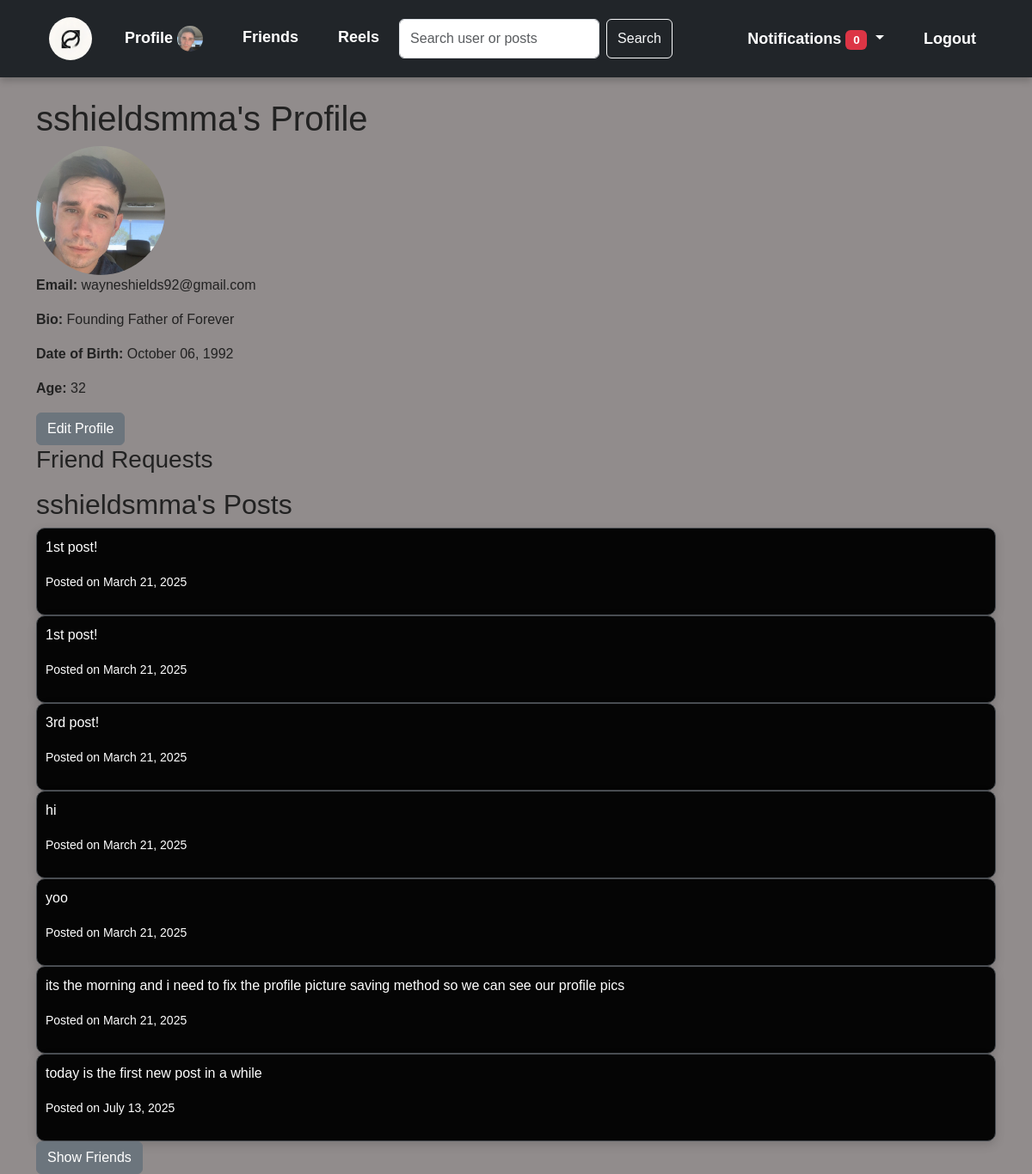
Screenshot of /profile/1 (signed in) with the database file from the repository.
### app/models.py (models this page shows, shortened)
class User(db.Model, UserMixin):
    id = db.Column(db.Integer, primary_key=True)
    email = db.Column(db.String(120), unique=True, nullable=False)
    first_name = db.Column(db.String(120), nullable=False)
    last_name = db.Column(db.String(120), nullable=False)
    username = db.Column(db.String(120), nullable=False)
    password = db.Column(db.String(255), nullable=False)
    date_of_birth = db.Column(db.Date, nullable=False)
    bio = db.Column(db.Text, nullable=True, default="Hi")
    profile_picture = db.Column(db.String(255), default='/static/default_profile.png')
    friends = db.relationship(
        'User',
        secondary=friends_table,
        primaryjoin=(friends_table.c.user_id == id),
        secondaryjoin=(friends_table.c.friend_id == id),
        backref=db.backref('friend_list', lazy='dynamic'),
        lazy='dynamic'
    )
    def age(self):
        today = datetime.today()
        return today.year - self.date_of_birth.year - ((today.month, today.day) < (self.date_of_birth.month, self.date_of_birth.day))

class Post(db.Model):
    id = db.Column(db.Integer, primary_key=True)
    title = db.Column(db.String(100), nullable=True)
    content = db.Column(db.Text, nullable=False)
    date_posted = db.Column(db.DateTime, default=datetime.utcnow)
    user_id = db.Column(db.Integer, db.ForeignKey('user.id'), nullable=False)
    likes = db.Column(db.Integer, default=0, nullable=False)
    comments = db.Column(db.Text, nullable=True)
    views = db.Column(db.Integer, default=0)
    comments = db.relationship('Comment', backref='post', lazy=True)
    user = db.relationship('User', backref='posts', lazy=True)

### app/routes/users.py (the view)
@users.route('/profile/<int:user_id>')
@login_required
def profile(user_id):
    user = User.query.get_or_404(user_id)
    return render_template('profile.html', user=user)

### app/models.py (called while the page is built)
@login_manager.user_loader
def load_user(user_id):
    return User.query.get(int(user_id))

### app/templates/profile.html (shortened to what this page needs)
{% extends "layout.html" %}
{% block content %}
<div class="profile-container">
    <h1>{{ user.username }}'s Profile</h1>
    <img src="{{ url_for('static', filename='images/profile_pics/' + user.profile_picture) }}?v={{ user.id }}" alt="Profile Picture"
     style="width: 150px; height: 150px; border-radius: 50%;" >
    <p><strong>Email:</strong> {{ user.email }}</p>
    <p><strong>Bio:</strong> {{ user.bio }}</p>
    <p><strong>Date of Birth:</strong> {{ user.date_of_birth.strftime('%B %d, %Y') }}</p>
    <p><strong>Age:</strong> {{ user.age() }}</p>
    {% if current_user.id == user.id %}
    <a href="{{ url_for('users.edit_profile') }}" class="btn btn-secondary">Edit Profile</a>
    {% endif %}
</div>
{% if current_user.id == user.id %}
<h3>Friend Requests</h3>
{% endif %}
<div class="posts-container">
    <h2>{{ user.username }}'s Posts</h2>
    {% for post in user.posts %}
        <div class="post">
            <p>{{ post.content }}</p>
            <p><small>Posted on {{ post.date_posted.strftime('%B %d, %Y') }}</small></p>
        </div>
    {% endfor %}
</div>
<button class="btn btn-secondary" onclick="toggleFriends()">Show Friends</button>
{% endblock %}

### app/templates/layout.html (shortened to what this page needs)
<!DOCTYPE html>
<html lang="en">
<head>
    <link rel="stylesheet" href="https://cdn.jsdelivr.net/npm/bootstrap@5.3.0/dist/css/bootstrap.min.css">
    <link rel="stylesheet" href="{{ url_for('static', filename='styles.css') }}">
</head>
<body>
    {% include 'navbar.html' %}
    <div class="container mt-4">
        {% block content %}{% endblock %}
    </div>
</body>
</html>

### app/templates/navbar.html (shortened to what this page needs)
<nav class="navbar navbar-expand-lg navbar-dark bg-dark">
    <div class="container">
        <a class="navbar-brand" href="{{ url_for('main.index') }}">
            <img src="{{ url_for('static', filename='images/logo.png') }}" width="30" height="30" class="d-inline-block align-top" alt="">
        </a>
        <div class="collapse navbar-collapse" id="navbarNav">
            <ul class="navbar-nav me-auto">
                {% if current_user.is_authenticated %}
                <li class="nav-item">
                    <a class="nav-link" href="{{ url_for('users.profile', user_id=current_user.id) }}">
                        Profile <img src="{{ url_for('static', filename='images/profile_pics/' + current_user.profile_picture) }}?v={{ current_user.id }}" alt="Profile Picture"
                        style="width: 30px; height: 30px; border-radius: 50%;" >
                    </a>
                </li>
                {% if current_user.is_authenticated %}
                <li class="nav-item">
                    <a class="nav-link" href="{{ url_for('users.friends_list', user_id=current_user.id) }}">Friends</a>
                </li>
                {% endif %}
                <li class="nav-item">
                    <a class="nav-link" href="{{ url_for('reels.get_reels') }}">Reels</a>
                </li>
                <form class="d-flex ms-auto" action="{{ url_for('main.search') }}" method="get">
                    <input class="form-control me-2" type="search" name="query" placeholder="Search user or posts" aria-label="Search">
                    <button class="btn btn-outline-light" type="submit">Search</button>
                </form>
            </ul>
            <ul class="navbar-nav">
                <li class="nav-item dropdown">
                    <a class="nav-link dropdown-toggle" href="#" id="navbarDropdown" role="button" data-bs-toggle="dropdown" aria-expanded="false">
                        Notifications <span class="badge bg-danger">{{ pending_requests|length }}</span>
                    </a>
                </li>
                <li class="nav-item">
                    <a class="nav-link" href="{{ url_for('auth.logout') }}">Logout</a>
                </li>
                {% endif %}
            </ul>
        </div>
    </div>
</nav>

### app/static/styles.css (style rules this page uses)
body { font-family: 'Arial', sans-serif; background-color: #918c8c; margin: 0; padding: 0; color: #222; }
a { text-decoration: none; color: #C9A227; }
.navbar { background-color: black; padding: 15px 20px; display: flex; justify-content: space-between; align-items: center; box-shadow: 0 4px 8px rgba(0, 0, 0, 0.2); }
.navbar a { color: white; font-weight: bold; font-size: 18px; margin: 0 15px; }
.navbar-brand img { width: 50px; height: 50px; border-radius: 50%; }
.post { background-color: #050505; color: white; border: 1px solid #4A4E53; padding: 10px; border-radius: 10px; font-family: Arial, sans-serif; font-size: 16px; box-shadow: 0px 4px 12px rgba(0, 0, 0, 0.15); }

### rows the page displays
User: profile_picture (picture), username "sshieldsmma", email "wayneshields92@gmail.com", bio "Founding Father of Forever", date_of_birth "October 06, 1992", age "32"
Post: content "1st post!", date_posted "March 21, 2025"
Post: content "1st post!", date_posted "March 21, 2025"
Post: content "3rd post!", date_posted "March 21, 2025"
Post: content "hi", date_posted "March 21, 2025"
Post: content "yoo", date_posted "March 21, 2025"
Post: content "its the morning and i need to fix the profile picture saving method so we can see our profile pics", date_posted "March 21, 2025"
Post: content "today is the first new post in a while", date_posted "July 13, 2025"

### other values shown
{{ pending_requests|length }} "0"
